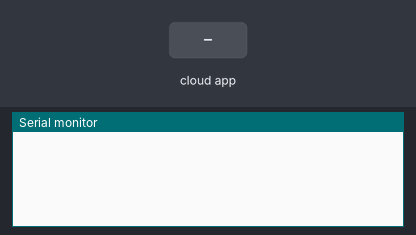
This sketch was run on a simulated Arduino Uno, built with avr-gcc and run on an emulated ATmega328P. Shown: the last lines printed to the serial monitor. The test bench sets the inputs (shaded band). The ROS host is connected and sends only what is stated.

Above: at 1.2 s.
1.3 s: the phone or cloud app sets linear.x to -100
At 2.4 s:
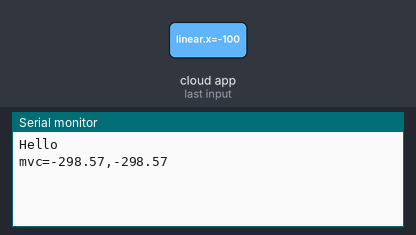
2.9 s: the phone or cloud app sets angular.z to -100
At 3.9 s:
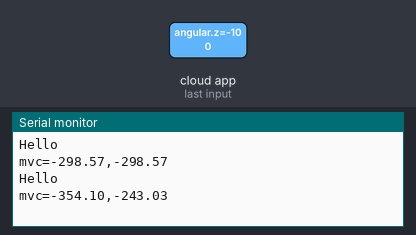
4.4 s: the phone or cloud app sets linear.x to 0
At 5.2 s:
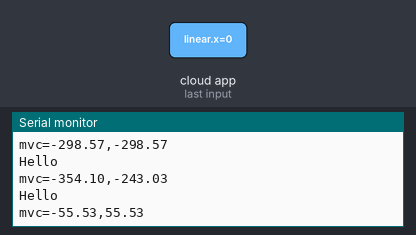
5.9 s: the phone or cloud app sets angular.z to 0
At 6.7 s:
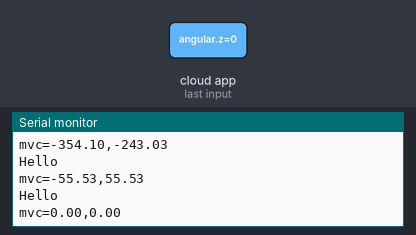
Timing chart, 0 to 8.4 s (numbered marks = the images above; inputs shaded):
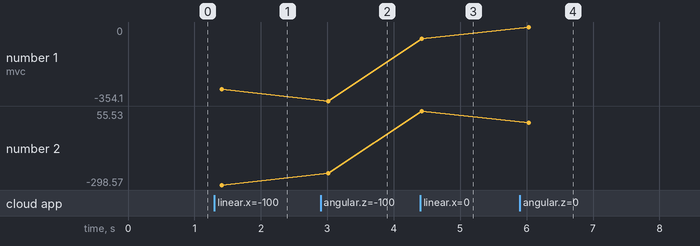

The sketch:

encoder_data_test1.ino
```cpp
// AGV_teleop_key.py에서 Twist를 받아 속도명령

// Hello도 발행
//AGV_teleop_key 노드에서 키보드제어를 받고, "Hello"문자열을 발행하는 노드
#include <ros.h>
#include <Wire.h>
#include <geometry_msgs/PointStamped.h>
#include <geometry_msgs/Twist.h>
#include <ros/time.h>
#include<std_msgs/String.h>

#define LOOPTIME  100                         //Looptime in millisecond
const byte noCommLoopMax = 10;                //number of main loops the robot will execute without communication before stopping
unsigned int noCommLoops = 0;                 //main loop without communication counter

const double radius = 0.032;  //바퀴 반지름[m] 우리껀0.064
const double width = 0.372;  //두 바퀴 사이 거리[m]
double linear_speed_cmd = 0; //AGV 선형 속도[m/s]
double angular_speed_cmd = 0; //AGV 각속도[rad/s]
double speed_cmd_left = 0;  //왼쪽 바퀴 속도[rpm]
double speed_cmd_right = 0; //오른쪽 바퀴 속도[rpm]


void publlish_encoder();

ros::NodeHandle  nh;

// cmd_vel 콜백 함수
void AGVcontrol_cmd (const geometry_msgs::Twist& cmd_vel){
  noCommLoops = 0;   //Reset the counter for number of main loops without communication

  // cmd_vel에서 속도 추출
  linear_speed_cmd = cmd_vel.linear.x;
  angular_speed_cmd = cmd_vel.angular.z;

  speed_cmd_left = (linear_speed_cmd - (angular_speed_cmd * width / 2)) * 60/(2*3.14)/radius;
  speed_cmd_right = (linear_speed_cmd + (angular_speed_cmd * width / 2)) * 60/(2*3.14)/radius;

  // 모터제어기 명령 command
  String mvc_cmd = "mvc=";
  String comma = ",";

  mvc_cmd += String(speed_cmd_right) + comma + String(speed_cmd_left);
  Serial.println("Hello");

  Serial.println(mvc_cmd); // 속도명령을 내리고 엔코더값을 읽어옴.

  publlish_encoder();// 엔코더 값을 읽어 퍼블리시하는 추가 함수
}

// subscriber
ros::Subscriber<geometry_msgs::Twist> cmd_vel("cmd_vel", AGVcontrol_cmd);
// publisher

//geometry_msgs::PointStamped wheel;

std_msgs::String wheel;
ros::Publisher enc_pub("encoder_data", &wheel);


void setup()
{
  Serial.begin(57600);
  nh.initNode();
  nh.getHardware()->setBaud(57600);
  nh.subscribe(cmd_vel);
  nh.advertise(enc_pub);

}

void loop()
{

  nh.spinOnce();
//  noCommLoops++;
//  if (noCommLoops == 65535)
//  {
//    noCommLoops = noCommLoopMax;
//  }
  delay(200);
}

char hi[10]="HELLO";
void publlish_encoder(){

  wheel.data=hi;
  enc_pub.publish(&wheel);
}
```

Measured:
- after the input at 1.3 s, the serial monitor: prints a new line after 0.11 s (image 1)
- after the input at 2.9 s, the serial monitor: prints a new line after 0.12 s (image 2)
- after the input at 4.4 s, the serial monitor: prints a new line at once (image 3)
- after the input at 5.9 s, the serial monitor: prints a new line after 0.13 s (image 4)
- plotted number 1: -298.57 → -354.1 after the input at 2.9 s, -354.1 → -55.53 after the input at 4.4 s, -55.53 → 0 after the input at 5.9 s
- plotted number 2: -298.57 → -243.03 after the input at 2.9 s, -243.03 → 55.53 after the input at 4.4 s, 55.53 → 0 after the input at 5.9 s
